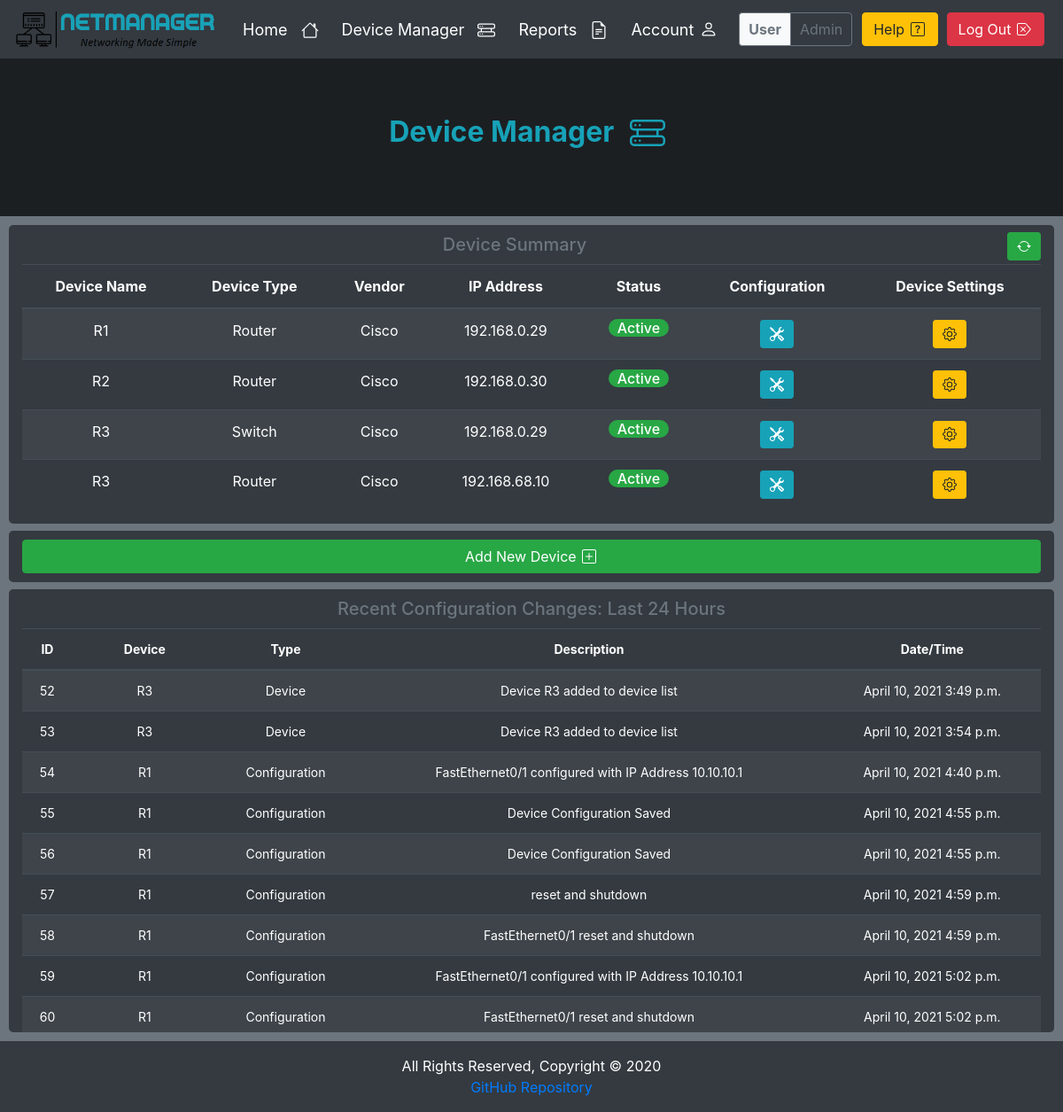
The app's page /devices/ (signed in) with its own data.
### devices/models.py (models this page shows, shortened)
class Device(models.Model):
    id = models.AutoField(primary_key=True)
    user = models.ForeignKey(User, on_delete=models.CASCADE)
    name = models.CharField(max_length=250, null=False)
    type = models.CharField(max_length=250, null=False)
    host = models.CharField(max_length=250, null=False)
    vendor = models.CharField(max_length=250, null=False)
    location = models.CharField(max_length=250, default='Not Specified')
    contact = models.CharField(max_length=250, default='Not Specified')
    status = models.BooleanField(default=False, editable=False)

class Alert(models.Model):
    id = models.AutoField(primary_key=True)
    user = models.ForeignKey(User, on_delete=models.CASCADE)
    device = models.CharField(max_length=250, null=False)
    type = models.CharField(max_length=250, null=False)
    description = models.CharField(max_length=250, null=False)
    date = models.DateField(default=timezone.now().date())
    time = models.TimeField(default=timezone.now().time())

### devices/views.py (the view, shortened to what this page needs)
# urls.py: path('', login_required(DeviceManager.as_view()), name='Device-Manager'),
class DeviceManager(View):
    form_class = DeviceForm
    template = 'device_manager.html'
    success_redirect = 'devices:Device-Manager'
    exception_redirect = 'accounts.Index'
    def get(self, request):
        form = self.form_class()
        user_devices = Device.objects.filter(user__username=request.user)
        date = datetime.datetime.now() - datetime.timedelta(days=1)
        config_logs = Alert.objects.filter(user__username=request.user, date__gt=date)
        args = {'devices': user_devices, 'status': controller.connect_test(user_devices),
                'config_logs': config_logs, 'form': form}
        return render(request, self.template, args)

### devices/device_controller.py (called while the page is built)
def connect(d):
    device = {
        'device_type': 'cisco_ios',
        'ip': d.host,
        'username': Security.get_username(d),
        'password': Security.get_password(d),
        'secret': Security.get_secret(d),
        'port': 22,
    }
    return device

def connect_test(user_devices):
    for i in user_devices:
        try:
            c = ConnectHandler(**connect(i))
            i.status = True
            c.disconnect()
        except:
            i.status = False
        i.save()

### devices/models.py (called while the page is built)
    def get_username(self):
        username = Security.objects.filter(device=self.id).get().username
        return username

    def get_password(self):
        password = Security.objects.filter(device=self.id).get().password
        return password

    def get_secret(self):
        secret = Security.objects.filter(device=self.id).get().secret
        return secret

### templates/device_manager.html (shortened to what this page needs)
{% extends 'base.html' %}
{% block jumbotron %}
    <h2 class="text-info font-weight-bold">Device Manager
    </h2>
{% endblock %}
{% block body %}
    <div class="row mb-2">
        <div class="col widget table-responsive" style="min-height: 300px; max-height: 500px">
            <h3 class="title d-inline-block">Device Summary</h3>
            <button type="button" class="btn btn-sm btn-success d-inline-block float-right mt-2" id="refresh"
                    title="Refresh">
            </button>
            <table class="table table-striped table-dark">
                <thead>
                <tr>
                    <th>Device Name</th>
                    <th>Device Type</th>
                    <th>Vendor</th>
                    <th>IP Address</th>
                    <th>Status</th>
                    <th>Configuration</th>
                    <th>Device Settings</th>
                </tr>
                </thead>
                <tbody>
                {% for device in devices %}
                    <tr>
                        <td>{{ device.name }}</td>
                        <td>{{ device.type }}</td>
                        <td>{{ device.vendor }}</td>
                        <td>{{ device.host }}</td>
                        <td id="status">
                            {% if device.status %}
                                <h6><span class="badge-pill badge-success">Active</span></h6>
                            {% else %}
                                <h6><span class="badge-pill badge-danger">Inactive</span></h6>
                            {% endif %}
                        </td>
                        <td>
                            {% if device.status %}
                                <a href="{% url 'devices:Device-Details' device_id=device.pk %}" type="button"
                                   class="btn btn-info btn-sm" title="Configure Interface">
                                </a>
                            {% endif %}
                        </td>
                        <td>
                            <a href="{% url 'devices:Device-Settings' device_id=device.pk %}" type="button"
                               class="btn btn-warning btn-sm" title="Device Preferences">
                            </a>
                        </td>
                    </tr>
                {% endfor %}
            </tbody>
            </table>
        </div>
    </div>
    <div class="row mb-2">
        <div class="col widget-add">
            <button class="btn btn-success btn-block" type="button" data-toggle="collapse"
                    data-target="#collapseOne" aria-expanded="false" aria-controls="collapseOne" id="Add">
                Add New Device
            </button>
        </div>
    </div>
    <div class="row">
        <div class="col widget table-responsive" style="min-height: 300px; max-height: 500px">
            <h3 class="title">Recent Configuration Changes: Last 24 Hours</h3>
            <table class="table table-striped table-dark" style="font-size: 14px">
                <thead>
                <tr>
                    <th>ID</th>
                    <th>Device</th>
                    <th>Type</th>
                    <th>Description</th>
                    <th>Date/Time</th>
                </tr>
                </thead>
                <tbody>
                {% for log in config_logs %}
                    <tr>
                        <td>{{ log.id }}</td>
                        <td>{{ log.device }}</td>
                        <td>{{ log.type }}</td>
                        <td>{{ log.description }}</td>
                        <td>{{ log.date }} {{ log.time }}</td>
                        {% empty %}
                    </tbody>
                    </table>
                    <h4 class="title">No Recent Configuration Changes</h4>
                {% endfor %}
            </tbody>
            </table>
        </div>
    </div>
    </div>
{% endblock %}

### templates/navbar.html (shortened to what this page needs)
{% load static %}
<nav class="navbar navbar-expand-lg nav" id="navbar">
    <div style="padding-right: 20px">
        <a href="{% url 'accounts:Index' %}">
            <img id="logo" src="{% static 'images/logo-dark.png' %}" alt="NetManager" style="width:230px;height:50px;">
        </a>
    </div>
    <div class="collapse navbar-collapse">
        {% if user.is_authenticated %}
            <ul class="navbar-nav mr-auto" style="font-size: 18px">
                <li class="nav-item">
                    <a class="nav-item nav-link link" href="{% url 'accounts:Index' %}">Home
                    </a>
                </li>
                <li class="nav-item">
                    <a class="nav-item nav-link link" href="{% url 'devices:Device-Manager' %}">Device Manager
                    </a>
                </li>
                <li class="nav-item">
                    <a class="nav-item nav-link link" href="{% url 'accounts:Reports' %}">Reports
                    </a>
                </li>
                <li class="nav-item">
                    <a class="nav-item nav-link link" href="{% url 'accounts:Profile' %}">Account
                    </a>
                </li>
            </ul>
            <div class="form-inline">
                <div class="form-inline nav-info">
                    <div class="info bg-light border border-secondary border-right-0 rounded-left">
                        <b>User</b>
                    </div>
                    <div class="info border border-secondary rounded-right">
                        {{ user.get_username }}
                    </div>
                </div>
                <a class="btn btn-warning nav-btn" href="{% url 'accounts:Help' %}" target="_blank" type="submit"
                   title="Help">Help
                </a>
                <button class="btn btn-danger nav-btn" type="button" data-toggle="modal"
                        data-target="#logout"
                        title="Log Out">
                    Log Out
                </button>
            </div>
        {% endif %}
    </div>
</nav>

### static/css/style.css (style rules this page uses)
html { scroll-behavior: smooth; }
body { background-color: #6c757d !important; text-align: center !important; color: #f8f9fa !important; display: flex; flex-direction: column; min-height: 100vh; }
.nav { background-color: #343a40; color: black; }
.link { color: white; }
.nav-info { padding: 6px; cursor: pointer; }
.info { padding: 6px 10px; color: #6c757d; }
.nav-btn { margin-left: 5px; margin-right: 5px; }
.nav-icon { margin-left: 10px; margin-right: 10px; margin-bottom: 2px; }
.btn-icon { margin-left: 2px; margin-right: 2px; margin-bottom: 3px; }
.title { font-size: 20px; margin-top: 10px; margin-bottom: 10px; text-align: center; color: #6c757d; }
.widget { background-color: #343a40; border-radius: 5px; min-height: auto; }
.widget-add { background-color: #343a40; border-radius: 5px; padding-top: 10px; padding-bottom: 10px; }

### records on screen
Device: name "R1", type "Router", vendor "Cisco", host "192.168.0.29", status "Active"
Device: name "R2", type "Router", vendor "Cisco", host "192.168.0.30", status "Active"
Device: name "R3", type "Switch", vendor "Cisco", host "192.168.0.29", status "Active"
Device: name "R3", type "Router", vendor "Cisco", host "192.168.68.10", status "Active"
Alert: id "52", device "R3", type "Device", description "Device R3 added to device list", date "April 10, 2021", time "3:49 p.m."
Alert: id "53", device "R3", type "Device", description "Device R3 added to device list", date "April 10, 2021", time "3:54 p.m."
Alert: id "54", device "R1", type "Configuration", description "FastEthernet0/1 configured with IP Address 10.10.10.1", date "April 10, 2021", time "4:40 p.m."
Alert: id "55", device "R1", type "Configuration", description "Device Configuration Saved", date "April 10, 2021", time "4:55 p.m."
Alert: id "56", device "R1", type "Configuration", description "Device Configuration Saved", date "April 10, 2021", time "4:55 p.m."
Alert: id "57", device "R1", type "Configuration", description "reset and shutdown", date "April 10, 2021", time "4:59 p.m."
Alert: id "58", device "R1", type "Configuration", description "FastEthernet0/1 reset and shutdown", date "April 10, 2021", time "4:59 p.m."
Alert: id "59", device "R1", type "Configuration", description "FastEthernet0/1 configured with IP Address 10.10.10.1", date "April 10, 2021", time "5:02 p.m."
Alert: id "60", device "R1", type "Configuration", description "FastEthernet0/1 reset and shutdown", date "April 10, 2021", time "5:02 p.m."

### other values on screen
{{ user.get_username }} "Admin"
